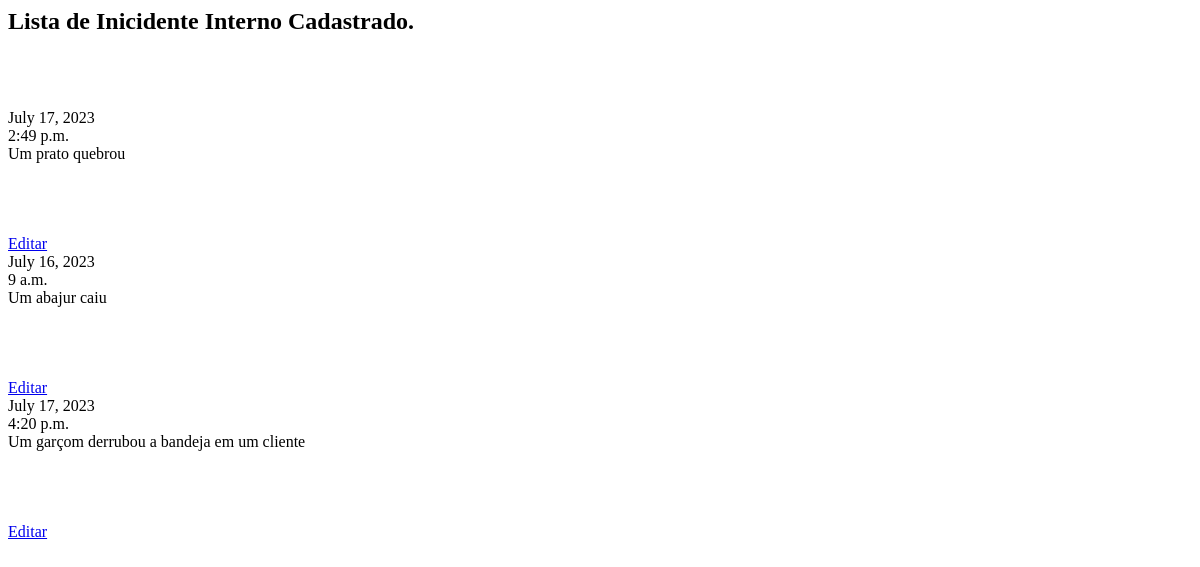
The page /minhaAppProjetoFinal2/exibirincidenteinterno/ on the database as committed earlier.
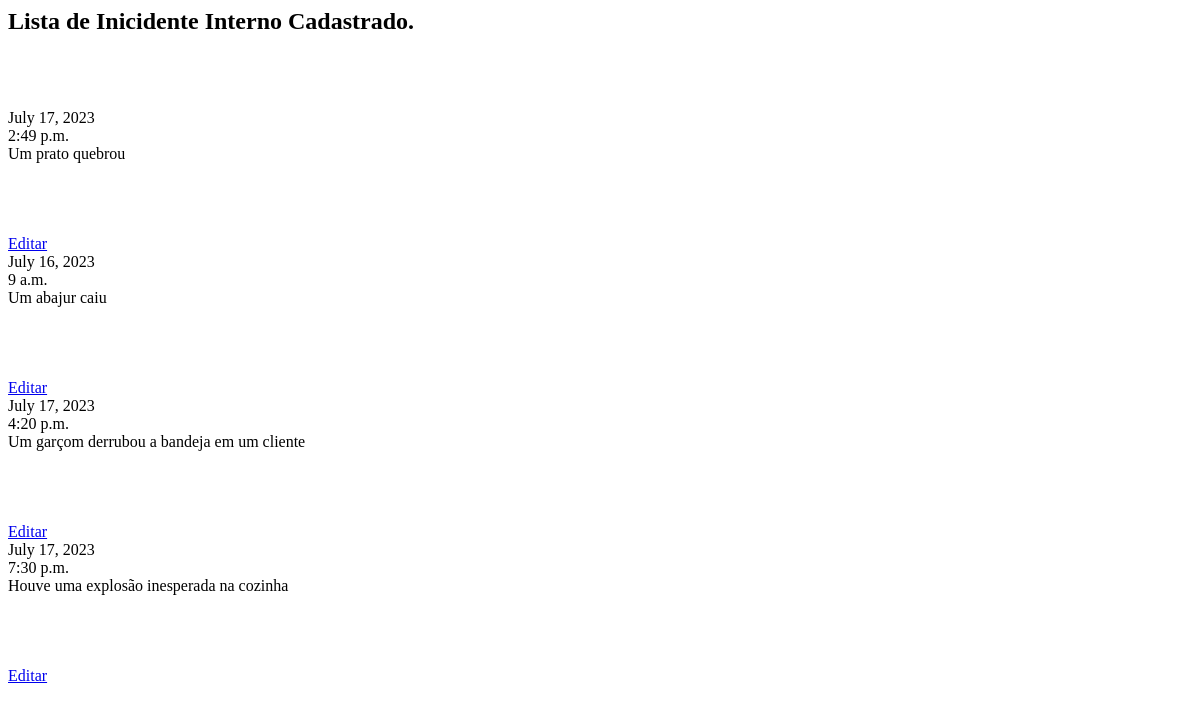
The same page on the database as committed later.
### minhaAppProjetoFinal2/models.py (models this page shows, shortened)
class IncidenteInterno(models.Model):
    idIncidente = models.AutoField(primary_key=True)
    data = models.DateField()
    hora = models.TimeField()
    descricao = models.TextField()
    nomeFilial = models.ForeignKey("Filial", on_delete=models.CASCADE)
    nomeTipoDeIncidente = models.ForeignKey("TipoDeIncidenteInterno", on_delete=models.CASCADE)
    nomeUsuario = models.ForeignKey("Usuario", on_delete=models.CASCADE)

### minhaAppProjetoFinal2/views.py (the view)
def exibirincidenteinterno(request):
    listaIncidenteInterno = IncidenteInterno.objects.all()
    name = 'Lista de Inicidente Interno Cadastrado.'
    return render(request, "minhaAppProjetoFinal2/exibirincidenteinterno.html", {'nome': name, 'listaIncidenteInterno': listaIncidenteInterno})

### minhaAppProjetoFinal2/templates/minhaAppProjetoFinal2/exibirincidenteinterno.html
<html>
	<body>
        <h2>
            {{nome}}
        </h2>
		<br><br>
		 {% for item in listaIncidenteInterno%}
            <b>{{item.id}}</b><br>
            {{item.data}}<br>
            {{item.hora}}<br>
            {{item.descricao}}<br>
            {{item.idFilial}}<br>
            {{item.idTipoDeIncidente}}<br>
            <br><br>
            <a href="{% url 'editarincidenteinterno' pk=incidente.idIncidente %}">Editar</a>
        {% endfor %}
	</body>
<html>

Rows that differ between the two databases and show on the page:
added IncidenteInterno: data "July 17, 2023", hora "7:30 p.m.", descricao "Houve uma explosão inesperada na cozinha"
